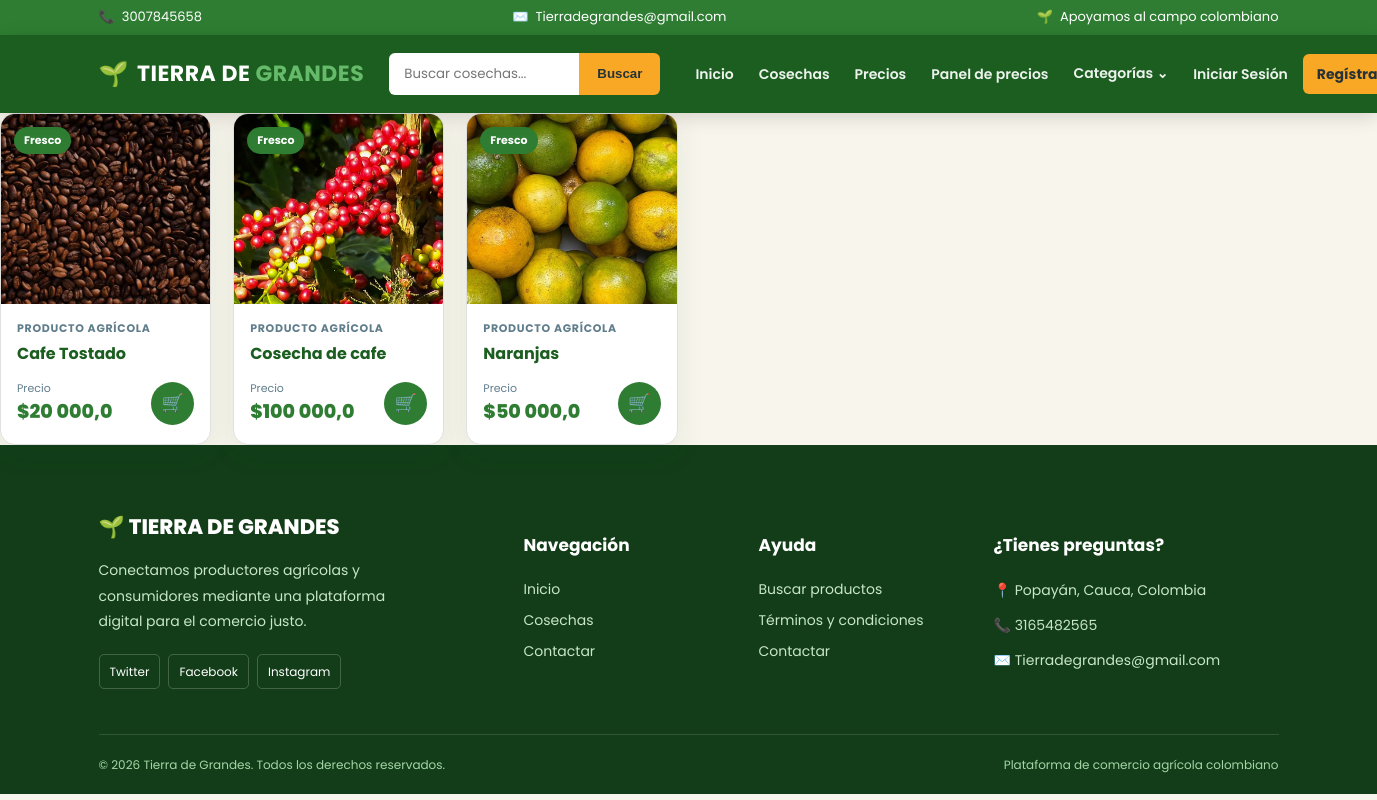
Page /productos_usuario/ on the committed database.
### productos/models.py (models this page shows, shortened)
class Producto(models.Model):
    user = models.ForeignKey(Cuentas,on_delete=models.CASCADE, related_name='product')
    nombre = models.CharField(max_length=50)
    slug= AutoSlugField(populate_from='nombre')
    precio = models.FloatField()  # Field name made lowercase.
    Informacion_de_produccion = models.CharField(max_length=100)
    image = models.ImageField()  # Field name made lowercase.
    stock = models.IntegerField()
    timestamp = models.DateTimeField(default=timezone.now)
    descripcion = models.TextField()
    categoria = models.ForeignKey(Categoria,on_delete=models.CASCADE, related_name='productoscat')
    destacado=models.BooleanField(default=True)
    activo=models.BooleanField(default=True)
    fecha_creacion = models.DateTimeField(auto_now_add=True)
    modificacion_date = models.DateTimeField(auto_now=True)
    unidad_precio = models.CharField(max_length=10, choices=UNIDADES_PRECIO, default="kg")
    producto_sipsa = models.CharField(
        max_length=100, blank=True, choices=PRODUCTOS_SIPSA,
        help_text="Producto equivalente en el SIPSA, si tiene precio de referencia",
    )
    def get_url(self):
        return reverse('detalleproducto', args=[self.categoria.slug, self.slug])
    class Meta:
        ordering = ['-timestamp']
        verbose_name = 'Producto'
        verbose_name_plural = 'Productos'
        ordering = ['-id']

### productos/views.py (the view)
# urls.py: path('productos_usuario/', views.productos_usuario, name='productos_usuario'),
def productos_usuario (request):
    product = Producto.objects.all().filter(activo = True)
    context = {
        'product': product,
    }
    return render (request, 'productos.html', context)

### carrito/context_processors.py (called while the page is built)
def counter(request):
    carrito_count = 0
    try:
        carrito = Carrito.objects.filter(carrito_id=_carrito_id(request))
        if request.user.is_authenticated:
            carrito_items = CarritoItem.objects.all().filter(user=request.user)
        else:
            carrito_items = CarritoItem.objects.all().filter(carrito=carrito[:1])
        for carrito_item in carrito_items:
            carrito_count += carrito_item.cantidad
    except CarritoItem.DoesNotExist:
        carrito_count = 0
    return dict(carrito_count=carrito_count)

### carrito/views.py (called while the page is built)
def _carrito_id(request): #creamos una funcion privada que solo va a funcionar en este archivo
    carrito =request.session.session_key
    if not carrito: #hago una condicion que si no exiate
        carrito = request.session.create()
    return carrito

### categorias/context_processors.py (called while the page is built)
def menu_links(request):
    links = Categoria.objects.all()
    return dict(links=links)

### categorias/models.py (called while the page is built)
    def get_url(self):
        return reverse('productos_categoria', args=[self.slug])

### tiera_de_grandes/templates/productos.html (shortened to what this page needs)
{% extends 'index.html' %}
{% load static %}
{% load humanize %}
{% block extra_css %}
    <link rel="stylesheet" href="{% static 'css/productos.css' %}">
{% endblock extra_css %}
{% block content %}
<section class="catalog">
    <div class="catalog-grid">
        {% for producto in product %}
            <article class="product-card">
                <a href="{{ producto.get_url }}" class="product-image-link">
                    {% if producto.image %}
                        <img src="{{ producto.image.url }}"
                             alt="{{ producto.nombre }}"
                             class="product-image"
                             loading="lazy">
                    {% else %}
                        <img src="{% static 'images/image_5.jpg' %}"
                             alt="Imagen no disponible"
                             class="product-image"
                             loading="lazy">
                    {% endif %}
                    <span class="product-label">Fresco</span>
                </a>
                <div class="product-info">
                    <span class="product-category">Producto agrícola</span>
                    <h3>
                        <a href="{{ producto.get_url }}">{{ producto.nombre }}</a>
                    </h3>
                    <div class="product-footer">
                        <div>
                            <span class="price-label">Precio</span>
                            <span class="product-price">${{ producto.precio|intcomma }}</span>
                        </div>
                        <a href="{% url 'add_carrito' producto.pk %}"
                           class="add-cart"
                           title="Agregar al carrito"
                           aria-label="Agregar {{ producto.nombre }} al carrito">
                            <span aria-hidden="true">🛒</span>
                        </a>
                    </div>
                </div>
            </article>
        {% empty %}
            <div class="empty-products">
                <div class="empty-icon" aria-hidden="true">🌾</div>
                <h3>No hay cosechas disponibles</h3>
                <p>Actualmente no hay productos publicados.</p>
            </div>
        {% endfor %}
    </div>
</section>
{% endblock content %}

### tiera_de_grandes/static/css/index.css (style rules this page uses)
:root { --green-dark: #1B5E20; --green: #2E7D32; --green-light: #66BB6A; --green-soft: #E8F5E9; --cream: #F8F5EC; --cream-dark: #F1EBDD; --yellow: #F9A825; --yellow-dark: #F57F17; --brown: #795548; --text: #37474F; --text-light: #607D8B; --white: #FFFFFF; --border: #E0E0E0; --shadow: 0 8px 30px rgba(27, 94, 32, 0.08); --shadow-hover: 0 15px 35px rgba(27, 94, 32, 0.16); }
* { box-sizing: border-box; }
html { scroll-behavior: smooth; }
body { margin: 0; background: var(--cream); color: var(--text); font-family: "Poppins", sans-serif; line-height: 1.6; }
a { text-decoration: none; }
img { max-width: 100%; }
.product-card { overflow: hidden; background: white; border: 1px solid var(--border); border-radius: 15px; box-shadow: var(--shadow); transition: .25s; }
.product-image-link { position: relative; display: block; overflow: hidden; }
.product-image { width: 100%; height: 220px; display: block; object-fit: cover; transition: .4s; }
.product-label { position: absolute; top: 13px; left: 13px; padding: 5px 10px; background: var(--green); color: white; border-radius: 50px; font-size: 11px; font-weight: 700; }
.product-info { padding: 20px; }
.product-category { color: var(--text-light); font-size: 11px; text-transform: uppercase; letter-spacing: .7px; font-weight: 700; }
.product-info h3 { min-height: 50px; margin: 7px 0 15px; font-size: 18px; line-height: 1.4; }
.product-info h3 a { color: var(--green-dark); font-weight: 700; }
.product-footer { display: flex; align-items: center; justify-content: space-between; gap: 10px; }
.price-label { display: block; color: var(--text-light); font-size: 11px; }
.product-price { color: var(--green); font-size: 21px; font-weight: 800; }
.add-cart { width: 43px; height: 43px; display: flex; align-items: center; justify-content: center; background: var(--green); color: white; border-radius: 50%; font-size: 18px; }

### tiera_de_grandes/static/css/productos.css (style rules this page uses)
.catalog { width: 100%; }
.catalog-grid { display: grid; grid-template-columns: repeat(auto-fill, minmax(210px, 1fr)); gap: 22px; }
.catalog-grid .product-card { display: flex; flex-direction: column; min-width: 0; }
.catalog-grid .product-image { height: 190px; }
.catalog-grid .product-info { display: flex; flex: 1; flex-direction: column; padding: 16px; }
.catalog-grid .product-info h3 { min-height: 0; margin: 6px 0 14px; font-size: 16px; overflow-wrap: anywhere; }
.catalog-grid .product-footer { margin-top: auto; }
.catalog-grid .product-price { font-size: 19px; }

### rows in the picture
Producto: image (picture), nombre "Cafe Tostado", precio "20 000,0"
Producto: image (picture), nombre "Cosecha de cafe", precio "100 000,0"
Producto: image (picture), nombre "Naranjas", precio "50 000,0"
